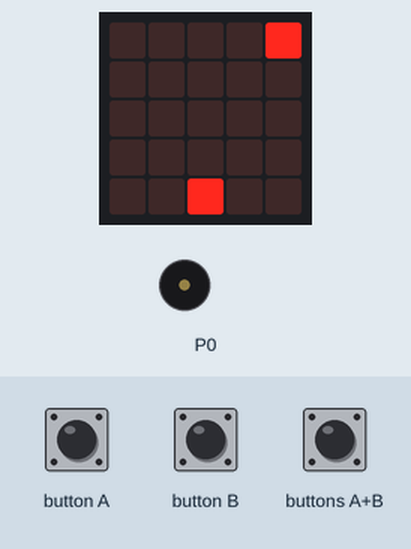
A program run on a simulated BBC micro:bit (MakeCode). Shown: the board's 5×5 LED display, buzzer (waves = sounding). The inputs (shaded band) are chosen by the test bench. Random numbers come from a fixed seed; the run ends where the board's game-over animation would start. At 5.1 s the program stops and its outputs stay as they are.

Above: at 1.8 s.
1.9 s: buttons A+B pressed for 0.15 s
At 3.8 s:
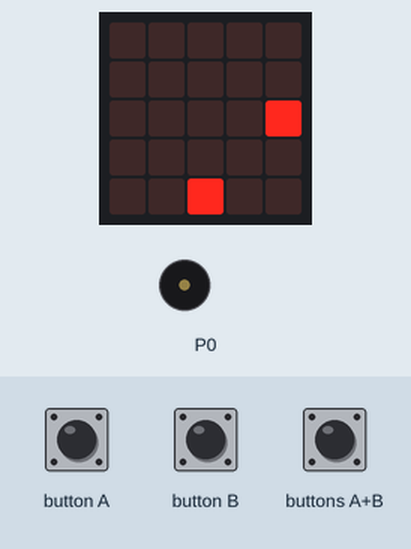
At 6.2 s:
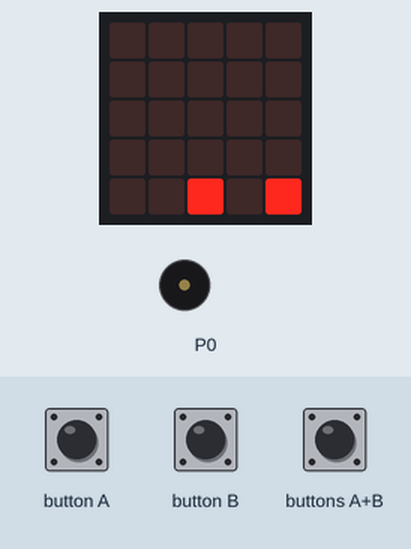
Timing chart, 0 to 6.6 s (numbered marks = the images above; inputs shaded):
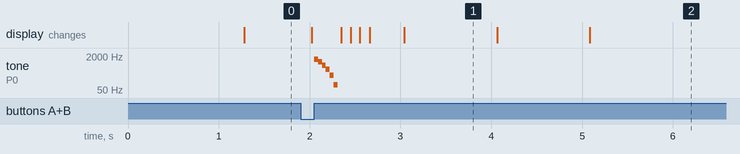

The program:

main.ts
```typescript
input.onButtonPressed(Button.A, function () {
    nave.move(-1)
})
input.onButtonPressed(Button.AB, function () {
    disparo = game.createSprite(nave.get(LedSpriteProperty.X), nave.get(LedSpriteProperty.Y))
    music.playSoundEffect(music.createSoundEffect(WaveShape.Square, 1600, 1, 255, 0, 300, SoundExpressionEffect.None, InterpolationCurve.Curve), SoundExpressionPlayMode.UntilDone)
    for (let index = 0; index < 5; index++) {
        disparo.change(LedSpriteProperty.Y, -1)
        basic.pause(100)
    }
})
input.onButtonPressed(Button.B, function () {
    nave.move(1)
})
let sprite = 0
let disparo: game.LedSprite = null
let nave: game.LedSprite = null
nave = game.createSprite(2, 4)
let marciano = game.createSprite(2, 0)
disparo = game.createSprite(2, 0)
disparo.delete()
marciano.delete()
game.setScore(0)
basic.forever(function () {
    if (disparo.get(LedSpriteProperty.Y) == 0) {
        disparo.delete()
        sprite = 0
    }
})
basic.forever(function () {
    basic.pause(randint(3000, 1000))
    if (marciano.isDeleted()) {
        marciano = game.createSprite(randint(0, 4), 0)
    }
})
basic.forever(function () {
    basic.pause(1000)
    if (!(marciano.isDeleted())) {
        marciano.change(LedSpriteProperty.Y, 1)
    }
})
basic.forever(function () {
    if (disparo.isTouching(marciano)) {
        marciano.delete()
        disparo.delete()
        game.addScore(1)
    } else if (marciano.isTouching(nave)) {
        music.playSoundEffect(music.createSoundEffect(
        WaveShape.Square,
        2269,
        40,
        255,
        195,
        600,
        SoundExpressionEffect.Tremolo,
        InterpolationCurve.Logarithmic
        ), SoundExpressionPlayMode.UntilDone)
        game.gameOver()
    } else if (marciano.get(LedSpriteProperty.Y) == 4) {
        game.gameOver()
    }
})
```

test.ts
```typescript
// aquí va el archivo "tests"; esto no se compilará cuando este paquete se utilice como una extensión.
```

Measured:
- after the input at 1.9 s, tone on P0: plays 1420 Hz for 0.04 s, 1071 Hz for 0.04 s, 749 Hz for 0.04 s, 469 Hz for 0.04 s, 246 Hz for 0.04 s, 90 Hz for 0.04 s, starting after 0.15 s
- what the display in image 1 shows lasts 1.1 s, from 3.0 s to 4.1 s
